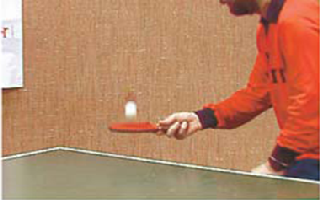
//> input picture assignment5/PlayFrame1_320x200.bmp, 320 x 200 px
$ ./partB   (built with g++ and OpenCV 4)
//> lines starting //> are read from the running program, lines starting //| are printed output that depends on the picture
#include <opencv2/core/core.hpp>
#include <opencv2/highgui/highgui.hpp>
#include "opencv2/imgproc/imgproc.hpp"
#include <opencv2/opencv.hpp>
#include <algorithm>
#include <iostream>
#include <math.h>
#include <stdlib.h>
using namespace cv;
using namespace std;

Mat compare_frame(Mat image1, Mat image2){
	Mat ret_val(image1.size(),CV_8U);
	if(image1.size()==image2.size()){
		for(int y=0;y<image1.rows;++y){
			for(int x=0;x<image1.cols;++x){

				ret_val.at<uchar>(y,x)=abs(image1.at<uchar>(y,x)-image2.at<uchar>(y,x));
				//get the abs difference between frame 1 and frame 2 and add it to the image;
			}

		}
	}
	else{
		cout<<"you can't do that with two different sized images";
		return ret_val;
	}

	return ret_val;

}

float distance8(Mat image1, Mat image2, Point2i pt1, Point2i pt2){
	float ret_val=0;
	for(int i=0;i<8;++i){
		for(int j=0;j<8;++j){
			Point2i p1(pt1.x+i,pt1.y+j);
			Point2i p2(pt2.x+i,pt2.y+j);
			uchar powval=image1.at<uchar>(p1)-image2.at<uchar>(p2);
			ret_val+=pow(image1.at<uchar>(p1)-image2.at<uchar>(p2),2);
		}

	}//for each pixel in the 8by8 block
	ret_val=sqrt(ret_val);
	return ret_val;
}


Point2i closest_diff(Mat image1, Mat image2, Point2i pt){
	Point2i return_val(0,0);
	float lowestdist=1000000;
	for(int y=0;y<image1.rows;y+=8){
		for(int x=0;x<image1.cols;x+=8){
			float curr_dist=distance8(image1,image2,pt,Point2i(x,y));
			if(curr_dist<=lowestdist){
				return_val=Point2i(x,y);
				lowestdist=curr_dist;
			}
		}


	}

	//find the closest 8x8
	return return_val;

}


cv::Point2i nearest_diff(const cv::Mat& img1, const cv::Mat& img2, cv::Point2i p) {
    cv::Point2i nearest(0, 0);
    double minDist = std::numeric_limits<double>::max();
    for (int i = 0; i < img2.rows; i+=8) {
        for (int j = 0; j < img2.cols; j+=8) {
            double dist = distance8(img1, img2, p, cv::Point2i(j, i));
            if (dist <= minDist) {
                minDist = dist;
                nearest = cv::Point2i(j, i);
            }
        }
    }
    return nearest;
}

Mat compare_diff(Mat image1, Mat image2){
	Mat ret_val(image1.size(), CV_8U);
	for(int y=0;y<image1.rows;y+=8){
		for(int x=0;x<image1.cols;x+=8){
			Point2i curr_closest=closest_diff(image1, image2, Point2i(x,y));


			for(int i=0;i<8;++i){
				for(int j=0;j<8;++j){
					Point2i curr(x+i,y+j);
					Point2i close(curr_closest.x+i,curr_closest.y+j);
					ret_val.at<uchar>(curr)=abs(image1.at<uchar>(curr)-image2.at<uchar>(close));
				}

			}//for every pixel in the 8 by 8 square

		}


	}// for every 8 by 8 square


	return ret_val;
}


Point2i normalP(Point2i pt1, Point2i pt2, int sc){
	Point2i ret_val;
	int distx=pt2.x-pt1.x;
	int disty=pt2.y-pt1.y;

	double sqroot=sqrt((distx*distx)+(disty*disty));
	if(sqroot<1){
		sqroot=ceil(sqroot);

	}
	else{
	       sqroot=floor(sqroot);

	}


	distx=distx/sqroot*sc;
	disty=disty/sqroot*sc;
	ret_val.x=pt1.x+distx;
	ret_val.y=pt1.y+disty;

	return ret_val;

}

Mat draw_vect(Mat image1, Mat image2){
     Mat difference(image1.size(),CV_8U);
     Mat ret_val;
     cvtColor(image2,ret_val,CV_GRAY2BGR);


     for(int y=0;y<image2.rows;y+=8){
		for(int x=0;x<image2.cols;x+=8){
			Point2i near=closest_diff(image1,image2,Point2i(x,y));
			long diff=0;

			for(int i=0;i<8;++i){
				for(int j=0;j<8;++j){
					diff = diff + abs(image1.at<uchar>(y+j,x+i)-image2.at<uchar>(near.y+j,near.x+i));
				}

			}//for every pixel in the 8 by 8 square
			if(diff>800){
				Point2i pt(x,y);
				arrowedLine(ret_val,pt,normalP(pt,near,7),CV_RGB(255,0,0),1,CV_AA,0,0.8);
				//draw an arrow on retval
			}
		}

	}// for every 8 by 8 square

	return ret_val;

}

int main( int argc, char** argv ){

    //char exit;
    Mat play1 = imread("PlayFrame1_320x200.bmp", IMREAD_GRAYSCALE);   // Read the file
//> play1: 200 rows x 320 cols, CV_8UC1; min 31, max 255, mean 143.8
    Mat play2 = imread("PlayFrame2_320x200.bmp", IMREAD_GRAYSCALE);   // Read the file
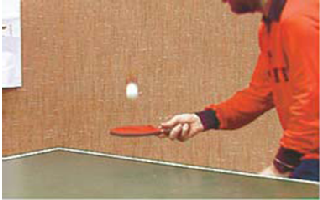
//> input picture assignment5/PlayFrame2_320x200.bmp, 320 x 200 px
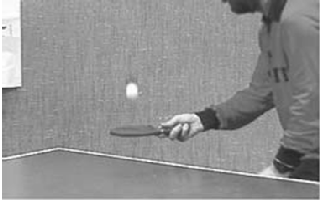
//> play2: 200 rows x 320 cols, CV_8UC1; min 35, max 255, mean 144.3
    Mat tennis1 = imread("TennisFrame1_320x200.bmp", IMREAD_GRAYSCALE);   // Read the file
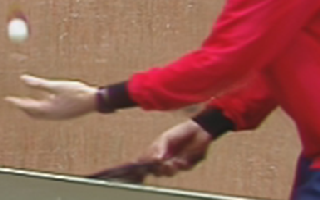
//> input picture assignment5/TennisFrame1_320x200.bmp, 320 x 200 px
//> tennis1: 200 rows x 320 cols, CV_8UC1; min 23, max 253, mean 111.4
    Mat tennis2 = imread("TennisFrame2_320x200.bmp", IMREAD_GRAYSCALE);   // Read the file
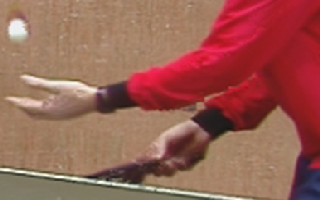
//> input picture assignment5/TennisFrame2_320x200.bmp, 320 x 200 px
//> tennis2: 200 rows x 320 cols, CV_8UC1; min 20, max 255, mean 111.7


    imshow("play diff",compare_frame(play1,play2));
    imshow("tennis diff",compare_frame(tennis1,tennis2));
    imshow("play comp",compare_diff(tennis1,tennis2));
    imshow("tennis comp",compare_diff(play1,play2));
//> after the loop in compare_diff (call 2), `for(int y=0;y<image1.rows;y+=8)`:
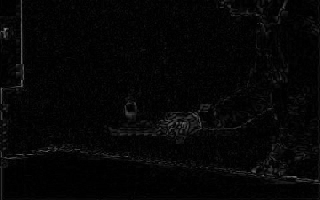
//> ret_val: 200 rows x 320 cols, CV_8UC1; min 0, max 139, mean 5.6

    imshow("play arrow",draw_vect(tennis1,tennis2));
//> after the loop in draw_vect, `for(int y=0;y<image2.rows;y+=8)`:
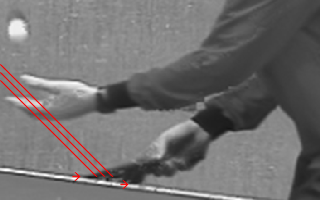
//> ret_val: 200 rows x 320 cols, CV_8UC3; mean B, G, R 110.5, 110.5, 112.7
    imshow("tennis arrow",draw_vect(play1,play2));
//> after the loop in draw_vect (call 2), `for(int y=0;y<image2.rows;y+=8)`:
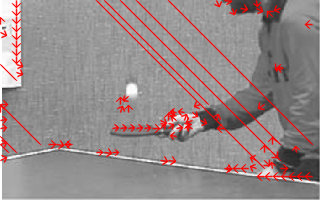
//> ret_val: 200 rows x 320 cols, CV_8UC3; mean B, G, R 137.3, 137.3, 149.3

    waitKey(0);                                          // Wait for a keystroke in the window
    return 0;
}


/*
 *K1 - k means
 *M1 - class thresholding see sheet
 *N1-N4 - nearest neighbor
 *T1 - manual grouping of 4 by 4
 *E - error btwn N1 to T1
 *
 *
 *row=y
 *col=x
 *
 * */
